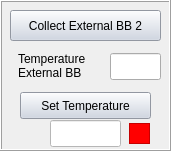
     <widget class="QFrame" name="frameBlackBody_17">
      <property name="geometry">
       <rect>
        <x>450</x>
        <y>650</y>
        <width>171</width>
        <height>151</height>
       </rect>
      </property>
      <property name="frameShape">
       <enum>QFrame::Box</enum>
      </property>
      <property name="frameShadow">
       <enum>QFrame::Raised</enum>
      </property>
      <widget class="QPushButton" name="pushButtonSetExt2Bench">
       <property name="geometry">
        <rect>
         <x>20</x>
         <y>92</y>
         <width>131</width>
         <height>27</height>
        </rect>
       </property>
       <property name="styleSheet">
        <string notr="true">background:rgb(204, 212, 226)</string>
       </property>
       <property name="text">
        <string>Set Temperature</string>
       </property>
      </widget>
      <widget class="QLineEdit" name="lineEditDesiredTemperatureExt2Bench">
       <property name="geometry">
        <rect>
         <x>50</x>
         <y>120</y>
         <width>71</width>
         <height>27</height>
        </rect>
       </property>
       <property name="styleSheet">
        <string notr="true">background:rgb(255, 255, 255)</string>
       </property>
      </widget>
      <widget class="QLabel" name="label_121">
       <property name="geometry">
        <rect>
         <x>18</x>
         <y>50</y>
         <width>91</width>
         <height>31</height>
        </rect>
       </property>
       <property name="text">
        <string>Temperature
External BB</string>
       </property>
      </widget>
      <widget class="QLineEdit" name="lineEditTemperatureBbExt2Bench">
       <property name="geometry">
        <rect>
         <x>110</x>
         <y>53</y>
         <width>51</width>
         <height>27</height>
        </rect>
       </property>
       <property name="styleSheet">
        <string notr="true"/>
       </property>
       <property name="readOnly">
        <bool>true</bool>
       </property>
      </widget>
      <widget class="QPushButton" name="pushButtonSaveBbExt2Bench">
       <property name="geometry">
        <rect>
         <x>10</x>
         <y>10</y>
         <width>151</width>
         <height>31</height>
        </rect>
       </property>
       <property name="styleSheet">
        <string notr="true">background:rgb(204, 212, 226)</string>
       </property>
       <property name="text">
        <string>Collect External BB 2</string>
       </property>
      </widget>
      <widget class="QFrame" name="frameBBExt2Stable">
       <property name="geometry">
        <rect>
         <x>129</x>
         <y>123</y>
         <width>21</width>
         <height>21</height>
        </rect>
       </property>
       <property name="styleSheet">
        <string notr="true">background-color:red</string>
       </property>
       <property name="frameShape">
        <enum>QFrame::StyledPanel</enum>
       </property>
       <property name="frameShadow">
        <enum>QFrame::Raised</enum>
       </property>
      </widget>
     </widget>
